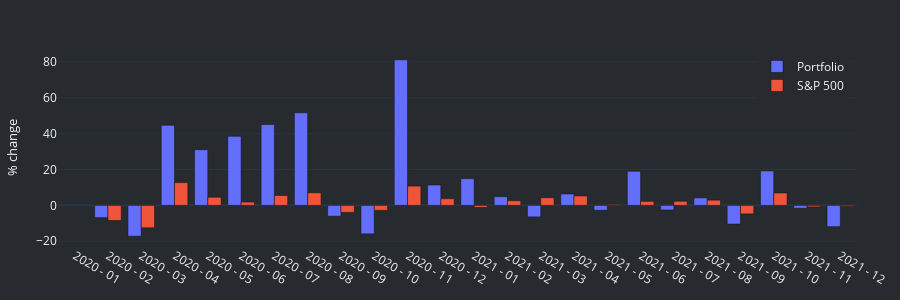

Here is the notebook cell this chart was saved with:
### Code cell
fig_growth2 = go.Figure()
fig_growth2.layout.template = CHART_THEME
fig_growth2.add_trace(go.Bar(
    x=plotlydf_growth_compare.timeperiod,
    y=plotlydf_growth_compare.net_value.round(2),
    name='Portfolio'
))
fig_growth2.add_trace(go.Bar(
    x=plotlydf_growth_compare.timeperiod,
    y=plotlydf_growth_compare.sp500_mktvalue.round(2),
    name='S&P 500',
))
fig_growth2.update_layout(barmode='group')
fig_growth2.layout.height=300
fig_growth2.update_layout(margin = dict(t=50, b=50, l=25, r=25))
fig_growth2.update_layout(
    xaxis_tickfont_size=12,
    yaxis=dict(
        title='% change',
        titlefont_size=13,
        tickfont_size=12,
        ))

fig_growth2.update_layout(legend=dict(
    yanchor="top",
    y=0.99,
    xanchor="right",
    x=0.99))
fig_growth2.update_layout(paper_bgcolor="#272b30", plot_bgcolor="#272b30")
fig_growth2.show()

### Figure 1 — Plotly figure (JSON) as saved in the notebook; plotly's stock layout.template omitted (floating-point values rounded to 4 significant figures)
{"data": [{"name": "Portfolio", "type": "bar", "x": ["2020 - 01", "2020 - 02", "2020 - 03", "2020 - 04", "2020 - 05", "2020 - 06", "2020 - 07", "2020 - 08", "2020 - 09", "2020 - 10", "2020 - 11", "2020 - 12", "2021 - 01", "2021 - 02", "2021 - 03", "2021 - 04", "2021 - 05", "2021 - 06", "2021 - 07", "2021 - 08", "2021 - 09", "2021 - 10", "2021 - 11", "2021 - 12"], "y": [null, -6.84, -17.2, 44.67, 31.05, 38.51, 45.11, 51.65, -6.01, -15.89, 81.18, 11.37, 14.89, 4.85, -6.43, 6.35, -2.73, 19.01, -2.57, 4.16, -10.42, 19.2, -1.6, -11.86]}, {"name": "S&P 500", "type": "bar", "x": ["2020 - 01", "2020 - 02", "2020 - 03", "2020 - 04", "2020 - 05", "2020 - 06", "2020 - 07", "2020 - 08", "2020 - 09", "2020 - 10", "2020 - 11", "2020 - 12", "2021 - 01", "2021 - 02", "2021 - 03", "2021 - 04", "2021 - 05", "2021 - 06", "2021 - 07", "2021 - 08", "2021 - 09", "2021 - 10", "2021 - 11", "2021 - 12"], "y": [null, -8.41, -12.51, 12.68, 4.53, 1.84, 5.51, 7.01, -3.92, -2.77, 10.75, 3.71, -1.11, 2.61, 4.24, 5.24, 0.55, 2.22, 2.27, 2.9, -4.76, 6.91, -0.83, -0.63]}], "layout": {"barmode": "group", "height": 300, "legend": {"x": 0.99, "xanchor": "right", "y": 0.99, "yanchor": "top"}, "margin": {"b": 50, "l": 25, "r": 25, "t": 50}, "paper_bgcolor": "#272b30", "plot_bgcolor": "#272b30", "xaxis": {"tickfont": {"size": 12}}, "yaxis": {"tickfont": {"size": 12}, "title": {"font": {"size": 13}, "text": "% change"}}}}
